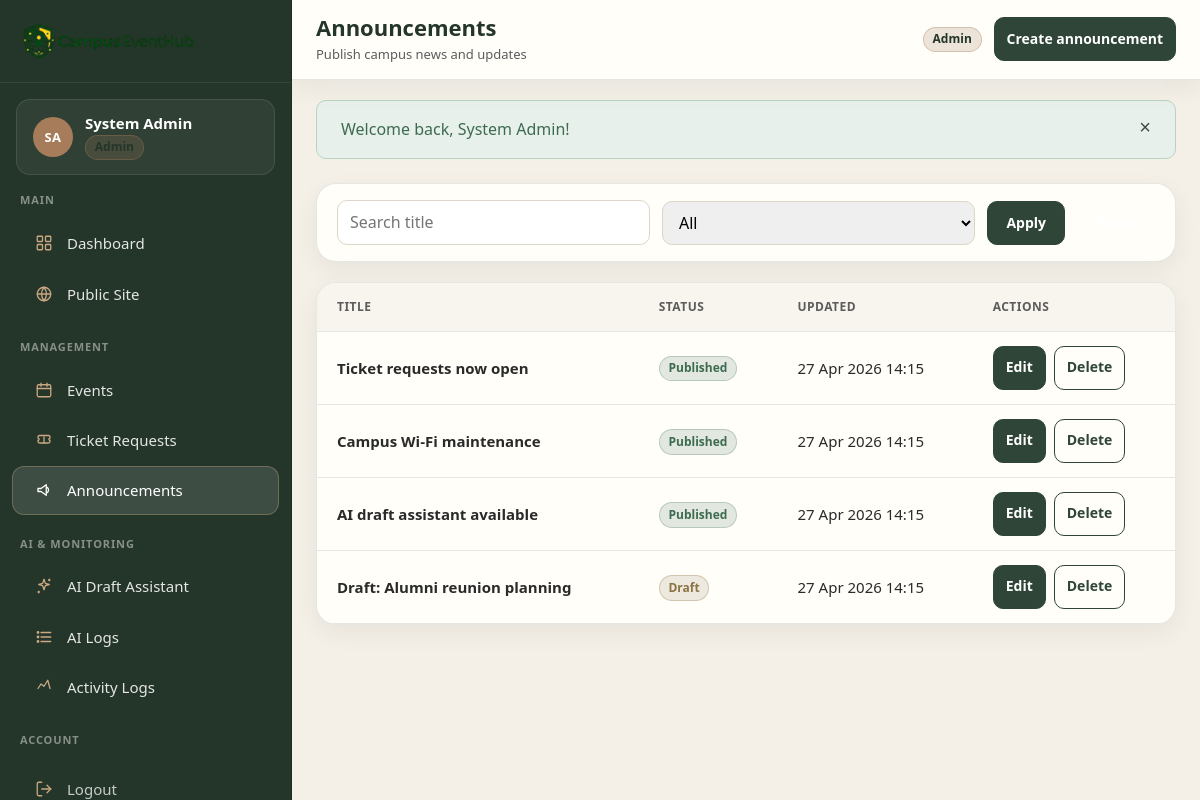
Page /admin/announcements (signed in) on the committed database.
### tables this page shows
CREATE TABLE announcements (
  id INT UNSIGNED AUTO_INCREMENT PRIMARY KEY,
  title VARCHAR(150) NOT NULL,
  body TEXT NOT NULL,
  status ENUM('draft','published') NOT NULL DEFAULT 'draft',
  created_by INT UNSIGNED NULL,
  updated_by INT UNSIGNED NULL,
  created_at DATETIME NOT NULL DEFAULT CURRENT_TIMESTAMP,
  updated_at DATETIME NOT NULL DEFAULT CURRENT_TIMESTAMP ON UPDATE CURRENT_TIMESTAMP,
  INDEX idx_announcements_title (title),
  INDEX idx_announcements_status (status),
  CONSTRAINT fk_announcements_created_by FOREIGN KEY (created_by) REFERENCES users(id) ON DELETE SET NULL,
  CONSTRAINT fk_announcements_updated_by FOREIGN KEY (updated_by) REFERENCES users(id) ON DELETE SET NULL
);

### app/core/Controller.php (called while the page is built, shortened)
<?php
abstract class Controller
{
    protected function renderDashboard(string $view, array $data = []): void
    {
        require APP_PATH . '/views/layouts/dashboard_layout.php';
    }
}

### app/controllers/AnnouncementController.php (called while the page is built, shortened)
<?php
class AnnouncementController extends Controller
{
    private Announcement $announcements;
    public function __construct()
    {
        $this->announcements = new Announcement();
    }
    public function adminIndex(): void
    {
        $filters = [
            'q' => $_GET['q'] ?? '',
            'status' => $_GET['status'] ?? '',
            'page' => $_GET['page'] ?? 1,
        ];
        $this->renderDashboard('admin/announcements/index', [
            'pageTitle' => 'Announcements',
            'pageSubtitle' => 'Publish campus news and updates',
            'pageActionUrl' => '/admin/announcements/create',
            'pageActionLabel' => 'Create announcement',
            'announcements' => $this->announcements->paginateAdmin($filters),
            'filters' => $filters,
        ]);
    }
}

### public/index.php (called while the page is built, shortened)
<?php
require_once APP_PATH . '/config/database.php';
require_once APP_PATH . '/core/Helpers.php';
require_once APP_PATH . '/core/Model.php';
require_once APP_PATH . '/core/Controller.php';
require_once APP_PATH . '/core/Router.php';
$router = new Router();
$router->get('/', 'AdminController@home');
$router->get('/login', 'AuthController@showLogin');
$router->post('/login', 'AuthController@login');
$router->get('/register', 'AuthController@showRegister');
$router->post('/register', 'AuthController@register');
$router->get('/logout', 'AuthController@logout');
$router->get('/dashboard', 'DashboardController@index');
$router->get('/events', 'EventController@index');
$router->get('/events/{slug}', 'EventController@show');
$router->post('/events/{id}/request-ticket', 'EventController@requestTicket');
$router->get('/my-tickets', 'TicketController@myTickets');
$router->get('/tickets/{id}/download', 'TicketController@download');
$router->get('/announcements', 'AnnouncementController@index');
$router->get('/about', 'AdminController@about');
$router->get('/help-assistant', 'AiController@helpPage');
$router->post('/help-assistant/ask', 'AiController@helpAsk');
$router->get('/admin/events', 'AdminController@eventIndex');
$router->get('/admin/events/create', 'AdminController@eventCreate');
$router->post('/admin/events/store', 'AdminController@eventStore');
$router->get('/admin/events/{id}', 'AdminController@eventShow');
$router->get('/admin/events/{id}/edit', 'AdminController@eventEdit');
$router->post('/admin/events/{id}/update', 'AdminController@eventUpdate');
$router->post('/admin/events/{id}/delete', 'AdminController@eventDelete');
$router->get('/admin/tickets', 'TicketController@adminIndex');
$router->get('/admin/tickets/{id}', 'TicketController@adminShow');
$router->post('/admin/tickets/{id}/status', 'TicketController@updateStatus');
$router->get('/admin/announcements', 'AnnouncementController@adminIndex');
$router->get('/admin/announcements/create', 'AnnouncementController@create');
$router->post('/admin/announcements/store', 'AnnouncementController@store');
$router->get('/admin/announcements/{id}/edit', 'AnnouncementController@edit');
$router->post('/admin/announcements/{id}/update', 'AnnouncementController@update');
$router->post('/admin/announcements/{id}/delete', 'AnnouncementController@delete');
$router->get('/admin/ai-draft', 'AiController@draftPage');
$router->post('/admin/ai-draft/generate', 'AiController@generateDraft');
$router->post('/admin/ai-draft/accept', 'AiController@acceptDraft');
$router->get('/admin/ai-logs', 'AiController@aiLogs');
$router->get('/admin/activity-logs', 'AdminController@activityLogs');
$router->dispatch();

### app/core/Helpers.php (called while the page is built, shortened)
<?php
function url(string $path = ''): string
{
    $path = $path === '' ? '/' : $path;
    return WEB_ROOT . $path;
}
function e(mixed $value): string
{
    if (is_bool($value)) {
        $value = $value ? '1' : '0';
    } elseif (is_array($value) || is_object($value)) {
        return '';
    } else {
        $value = (string) $value;
    }
    return htmlspecialchars($value, ENT_QUOTES | ENT_SUBSTITUTE, 'UTF-8');
}
function format_datetime(?string $datetime): string
{
    $ts = strtotime($datetime);
    return $ts ? date('d M Y H:i', $ts) : e($datetime);
}

### app/core/Model.php (called while the page is built, shortened)
<?php
abstract class Model
{
    public function __construct()
    {
        $this->db = db();
    }
}

### app/config/database.php (called while the page is built, shortened)
<?php
function db(): PDO
{
    static $pdo = null;
    if ($pdo instanceof PDO) {
        return $pdo;
    }
    $host = env('DB_HOST', '127.0.0.1');
    $port = env('DB_PORT', '3306');
    $name = env('DB_NAME', 'campus_eventhub');
    $user = env('DB_USER', 'root');
    $pass = env('DB_PASS', '');
    $dsn = sprintf(
        'mysql:host=%s;port=%s;dbname=%s;charset=utf8mb4',
        $host,
        $port,
        $name
    );
    $options = [
        PDO::ATTR_ERRMODE => PDO::ERRMODE_EXCEPTION,
        PDO::ATTR_DEFAULT_FETCH_MODE => PDO::FETCH_ASSOC,
        PDO::ATTR_EMULATE_PREPARES => false,
    ];
    try {
        $pdo = new PDO($dsn, $user, $pass, $options);
    } catch (PDOException $e) {
        if (APP_DEBUG) {
            throw $e;
        }
        http_response_code(500);
        require APP_PATH . '/views/errors/500.php';
        exit;
    }
    return $pdo;
}

### app/models/Announcement.php (called while the page is built, shortened)
<?php
class Announcement extends Model
{
    public function paginateAdmin(array $filters): array
    {
        $page = max(1, (int) ($filters['page'] ?? 1));
        $perPage = PER_PAGE;
        $offset = ($page - 1) * $perPage;
        $where = ['1=1'];
        $params = [];
        $whereSql = implode(' AND ', $where);
        $countSql = "SELECT COUNT(*) FROM announcements a WHERE {$whereSql}";
        $stmt = $this->db->prepare($countSql);
        $stmt->execute($params);
        $total = (int) $stmt->fetchColumn();
        $sql = "SELECT a.*, u.name AS creator_name
                FROM announcements a
                LEFT JOIN users u ON u.id = a.created_by
                WHERE {$whereSql}
                ORDER BY a.created_at DESC
                LIMIT :limit OFFSET :offset";
        $stmt = $this->db->prepare($sql);
        $stmt->bindValue(':limit', $perPage, PDO::PARAM_INT);
        $stmt->bindValue(':offset', $offset, PDO::PARAM_INT);
        $stmt->execute();
        return [
            'items' => $stmt->fetchAll(),
            'total' => $total,
            'page' => $page,
            'per_page' => $perPage,
        ];
    }
}

### app/views/admin/announcements/index.php (the view, shortened to what this page needs)
<div class="dash-card dash-filter-card">
    <form method="get" class="filter-bar">
        <input type="search" name="q" value="<?= e($filters['q'] ?? '') ?>" placeholder="Search title" aria-label="Search">
        <select name="status" aria-label="Status">
            <option value="">All</option>
        </select>
        <button type="submit" class="btn btn-primary">Apply</button>
        <a class="btn btn-ghost" href="<?= url('/admin/announcements') ?>">Reset</a>
    </form>
</div>
<?php if (empty($announcements['items'])): ?>
    <div class="dash-card dash-empty">
        <p>No announcements yet.</p>
        <a class="btn btn-primary" href="<?= url('/admin/announcements/create') ?>">Create one</a>
    </div>
<?php else: ?>
    <div class="dash-card dash-table-card">
        <div class="dash-table-wrap">
            <table class="dash-table dash-table--responsive">
                <thead>
                    <tr><th>Title</th><th>Status</th><th>Updated</th><th>Actions</th></tr>
                </thead>
                <tbody>
                    <?php foreach ($announcements['items'] as $a): ?>
                        <?php
                        $st = (string) ($a['status'] ?? 'draft');
                        $badgeClass = $st === 'published' ? 'success' : 'warning';
                        ?>
                        <tr>
                            <td data-label="Title"><strong><?= e($a['title']) ?></strong></td>
                            <td data-label="Status"><span class="dash-badge dash-badge-<?= e($badgeClass) ?>"><?= e($st) ?></span></td>
                            <td data-label="Updated"><?= e(format_datetime($a['updated_at'])) ?></td>
                            <td class="actions" data-label="Actions">
                                <a class="btn btn-sm btn-primary" href="<?= url('/admin/announcements/' . $a['id'] . '/edit') ?>">Edit</a>
                                <form method="post" action="<?= url('/admin/announcements/' . $a['id'] . '/delete') ?>" class="inline-form" data-confirm="Delete this announcement?">
                                    <button type="submit" class="btn btn-sm btn-danger">Delete</button>
                                </form>
                            </td>
                        </tr>
                    <?php endforeach; ?>
                </tbody>
            </table>
        </div>
    </div>
<?php endif; ?>

### app/core/Router.php (shortened to what this page needs)
<?php
class Router
{
    private array $routes = [];
    private function add(string $method, string $path, string $handler): void
    {
        $this->routes[] = [
            'method' => strtoupper($method),
            'pattern' => $path,
            'handler' => $handler,
        ];
    }
    public function dispatch(): void
    {
        $method = $_SERVER['REQUEST_METHOD'] ?? 'GET';
        $uri = $this->normalizeUri();
        foreach ($this->routes as $route) {
            if ($route['method'] !== $method) {
                continue;
            }
            $params = $this->match($route['pattern'], $uri);
            if ($params === null) {
                continue;
            }
            $this->invoke($route['handler'], $params);
            return;
        }
    }
    private function normalizeUri(): string
    {
        $uri = parse_url($_SERVER['REQUEST_URI'] ?? '/', PHP_URL_PATH) ?: '/';
        $webRoot = defined('WEB_ROOT') ? WEB_ROOT : '';
        if ($webRoot !== '' && str_starts_with($uri, $webRoot)) {
            $uri = substr($uri, strlen($webRoot)) ?: '/';
        }
        $uri = rtrim($uri, '/');
        return $uri === '' ? '/' : $uri;
    }
    private function match(string $pattern, string $uri): ?array
    {
        $regex = preg_replace('/\{([a-zA-Z_]+)\}/', '(?P<$1>[^/]+)', $pattern);
        $regex = '#^' . $regex . '$#';
        if (!preg_match($regex, $uri, $matches)) {
            return null;
        }
        $params = [];
        return $params;
    }
    private function invoke(string $handler, array $params): void
    {
        [$class, $action] = explode('@', $handler, 2);
        $controller = new $class();
        $controller->{$action}(...array_values($params));
    }
}

### public/assets/css/style.css (style rules this page uses)
:root { --color-primary: #2f4538; --color-primary-dark: #243529; --color-primary-light: #3d5c4a; --color-secondary: #f6f1e8; --color-secondary-dark: #ebe4d6; --color-accent: #a67c5b; --color-accent-soft: #c9a882; --color-surface: #fffef9; --color-surface-elevated: #ffffff; --color-text: #2a2a2a; --color-text-muted: #5c5c5c; --color-border: #ddd5c8; --color-success: #3d6b4f; --color-error: #9e4b42; --color-warning: #8a7342; --font-sans: "Segoe UI", system-ui, -apple-system, BlinkMacSystemFont, "Helvetica Neue", sans-serif; --font-size-sm: 0.875rem; --font-size-base: 1rem; --font-size-lg: 1.125rem; --font-size-xl: 1.35rem; --font-size-2xl: 1.75rem; --font-size-3xl: clamp(1.85rem, 4vw, 2.75rem); --space-xs: 0.25rem; --space-sm: 0.5rem; --space-md: 1rem; --space-lg: 1.5rem; --space-xl: 2rem; --space-2xl: 3rem; --space-3xl: 4rem; --radius-sm: 6px; --radius-md: 10px; --radius-lg: 16px; --shadow-sm: 0 1px 3px rgba(36, 53, 41, 0.08); --shadow-md: 0 4px 16px rgba(36, 53, 41, 0.1); --shadow-lg: 0 12px 32px rgba(36, 53, 41, 0.12); --header-height: 4rem; --transition: 0.22s ease; --container-max: 72rem; }
*, *::before, *::after { box-sizing: border-box; }
html { scroll-behavior: smooth; overflow-x: hidden; }
body { margin: 0; font-family: var(--font-sans); font-size: var(--font-size-base); line-height: 1.6; color: var(--color-text); background: var(--color-secondary); overflow-x: hidden; }
a { color: var(--color-primary); text-decoration-thickness: 1px; text-underline-offset: 2px; }
.btn { display: inline-flex; align-items: center; justify-content: center; gap: var(--space-sm); min-height: 44px; padding: 0.6rem 1.15rem; font: inherit; font-weight: 600; font-size: var(--font-size-sm); border-radius: var(--radius-md); border: 1px solid var(--color-primary); background: var(--color-surface); color: var(--color-primary); text-decoration: none; cursor: pointer; transition: transform var(--transition), box-shadow var(--transition), background var(--transition), color var(--transition); }
.btn-primary { background: var(--color-primary); color: #fff; border-color: var(--color-primary); }
.btn-ghost { background: transparent; border-color: rgba(255, 255, 255, 0.5); color: #fff; }
.btn-sm { padding: 0.4rem 0.85rem; font-size: 0.8125rem; }
.btn-sm { padding: 0.35rem 0.75rem; font-size: var(--font-size-sm); }
.filter-bar { display: flex; flex-wrap: wrap; gap: var(--space-sm); margin-bottom: var(--space-xl); padding: var(--space-lg); background: var(--color-surface); border-radius: var(--radius-md); border: 1px solid var(--color-border); }
.filter-bar input, .filter-bar select { flex: 1 1 10rem; min-width: 0; padding: 0.55rem 0.75rem; border: 1px solid var(--color-border); border-radius: var(--radius-md); font: inherit; }
.inline-form { display: inline; }

### public/assets/css/responsive.css (style rules this page uses)
img, table, pre, video { max-width: 100%; }

### rows in the picture
announcements: title "Ticket requests now open", status "Published", updated_at "27 Apr 2026 14:15"
announcements: title "Campus Wi-Fi maintenance", status "Published", updated_at "27 Apr 2026 14:15"
announcements: title "AI draft assistant available", status "Published", updated_at "27 Apr 2026 14:15"
announcements: title "Draft: Alumni reunion planning", status "Draft", updated_at "27 Apr 2026 14:15"

### other values in the picture
$group['label'] "MAIN"
$item['label'] "Dashboard"
$item['label'] "Public Site"
$group['label'] "MANAGEMENT"
$item['label'] "Events"
$item['label'] "Ticket Requests"
$item['label'] "Announcements"
$group['label'] "AI & MONITORING"
$item['label'] "AI Draft Assistant"
$item['label'] "AI Logs"
$item['label'] "Activity Logs"
$group['label'] "ACCOUNT"
$item['label'] "Logout"
$message "Welcome back, System Admin!"
